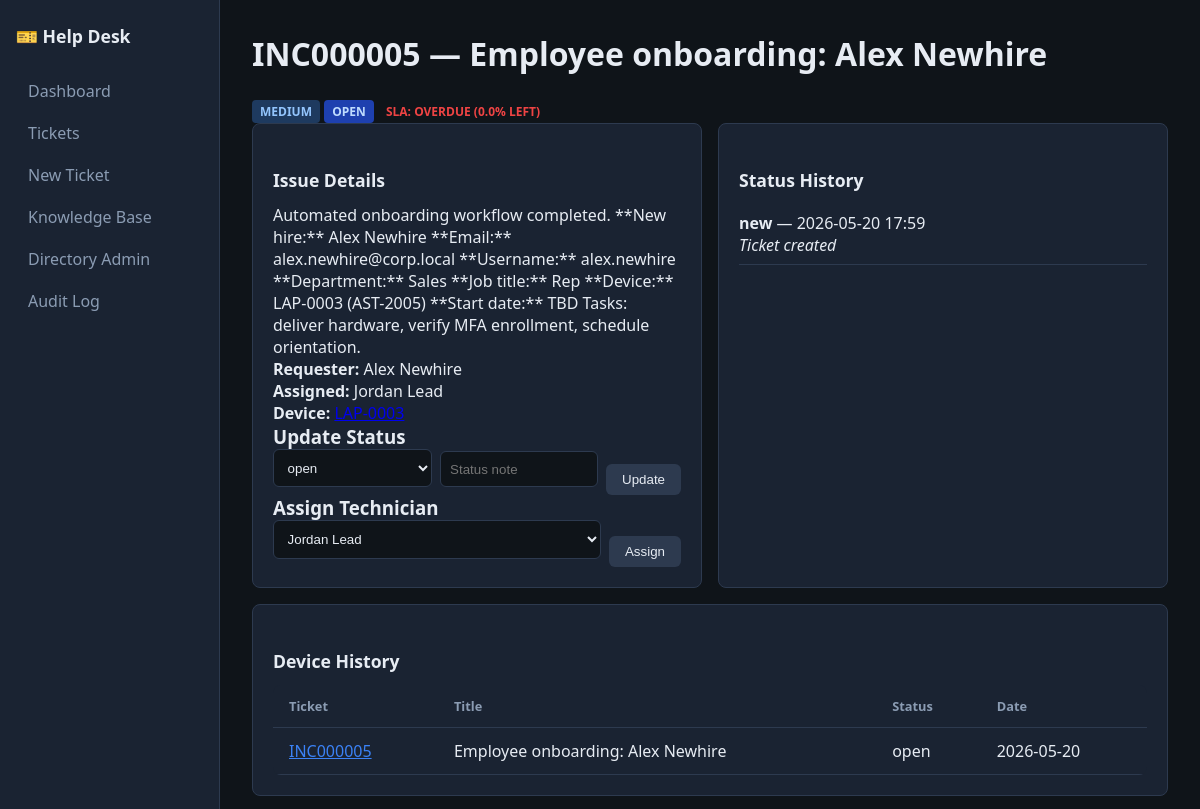
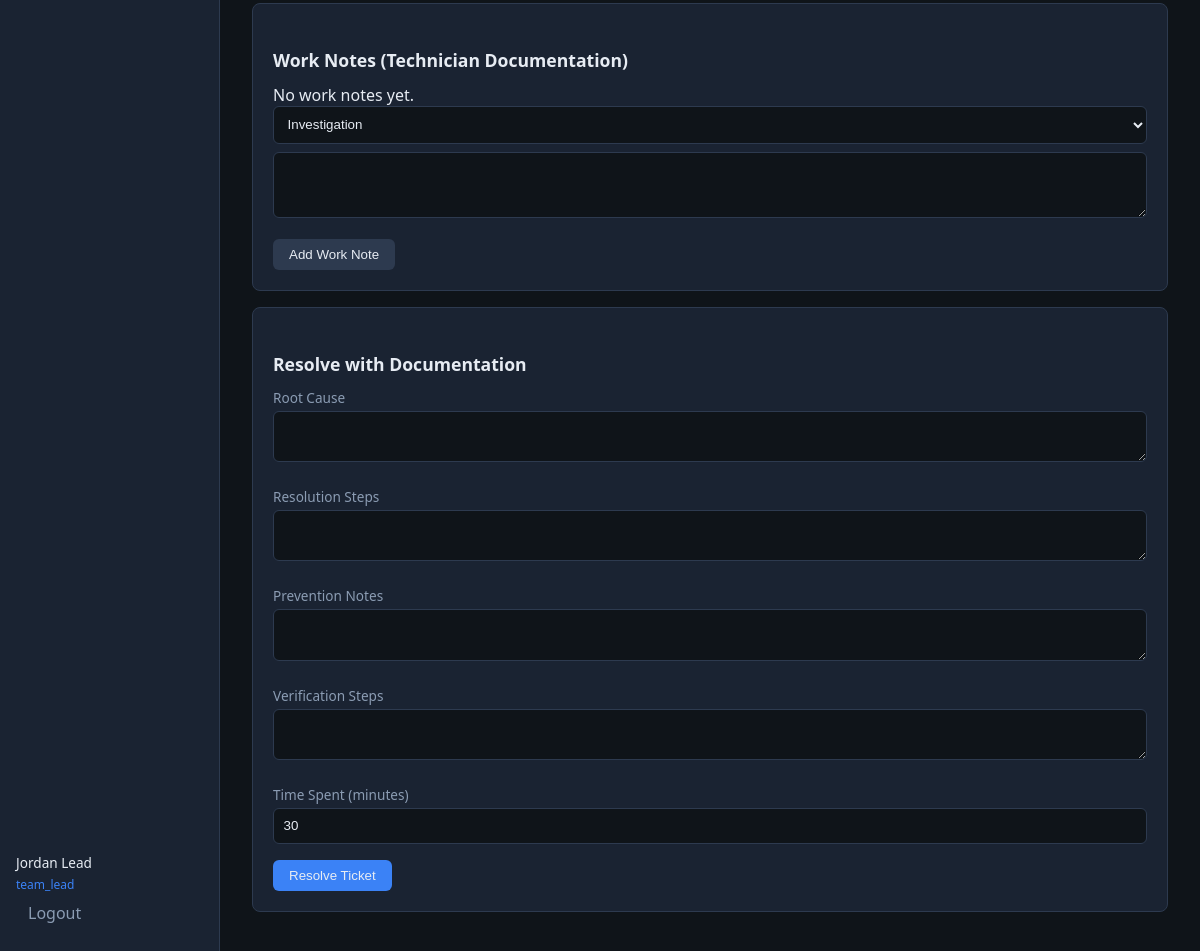
The page /tickets/5 (signed in) on the database its author committed (2 pictures, top to bottom).
### app/models/entities.py (models this page shows)
class User(Base):
    __tablename__ = "users"
    id: Mapped[int] = mapped_column(primary_key=True)
    username: Mapped[str] = mapped_column(String(64), unique=True, index=True)
    email: Mapped[str] = mapped_column(String(255), unique=True)
    display_name: Mapped[str] = mapped_column(String(128))
    password_hash: Mapped[str] = mapped_column(String(255))
    role: Mapped[str] = mapped_column(String(32), default=UserRole.END_USER.value)
    department: Mapped[str | None] = mapped_column(String(128))
    is_active: Mapped[bool] = mapped_column(Boolean, default=True)
    ad_sam_account: Mapped[str | None] = mapped_column(String(64), unique=True)
    ad_upn: Mapped[str | None] = mapped_column(String(255), unique=True)
    manager_id: Mapped[int | None] = mapped_column(ForeignKey("users.id"))
    job_title: Mapped[str | None] = mapped_column(String(128))
    role_sync_from_groups: Mapped[bool] = mapped_column(Boolean, default=True)
    last_login_at: Mapped[datetime | None] = mapped_column(DateTime)
    account_locked: Mapped[bool] = mapped_column(Boolean, default=False)
    created_at: Mapped[datetime] = mapped_column(DateTime, default=datetime.utcnow)
    manager: Mapped["User | None"] = relationship(remote_side=[id])
    ad_groups: Mapped[list["ADGroup"]] = relationship(
        secondary="user_ad_groups", back_populates="members"
    )
    assigned_tickets: Mapped[list["Ticket"]] = relationship(
        back_populates="assigned_technician",
        foreign_keys="Ticket.assigned_technician_id",
    )
    created_tickets: Mapped[list["Ticket"]] = relationship(
        back_populates="requester",
        foreign_keys="Ticket.requester_id",
    )

class Ticket(Base):
    __tablename__ = "tickets"
    id: Mapped[int] = mapped_column(primary_key=True)
    ticket_number: Mapped[str] = mapped_column(String(32), unique=True, index=True)
    title: Mapped[str] = mapped_column(String(255))
    description: Mapped[str] = mapped_column(Text)
    priority: Mapped[str] = mapped_column(String(16), default=TicketPriority.MEDIUM.value)
    status: Mapped[str] = mapped_column(String(32), default=TicketStatus.NEW.value)
    category: Mapped[str | None] = mapped_column(String(64))
    ticket_type: Mapped[str] = mapped_column(String(32), default="incident")
    impact: Mapped[str] = mapped_column(String(16), default="medium")
    urgency: Mapped[str] = mapped_column(String(16), default="medium")
    tags: Mapped[str | None] = mapped_column(String(512))
    requester_id: Mapped[int] = mapped_column(ForeignKey("users.id"))
    assigned_technician_id: Mapped[int | None] = mapped_column(ForeignKey("users.id"))
    affected_device_id: Mapped[int | None] = mapped_column(ForeignKey("devices.id"))
    duplicate_of_id: Mapped[int | None] = mapped_column(ForeignKey("tickets.id"))
    kb_article_id: Mapped[int | None] = mapped_column(ForeignKey("kb_articles.id"))
    created_at: Mapped[datetime] = mapped_column(DateTime, default=datetime.utcnow)
    updated_at: Mapped[datetime] = mapped_column(
        DateTime, default=datetime.utcnow, onupdate=datetime.utcnow
    )
    resolved_at: Mapped[datetime | None] = mapped_column(DateTime)
    closed_at: Mapped[datetime | None] = mapped_column(DateTime)
    escalation_level: Mapped[int] = mapped_column(Integer, default=0)
    escalated_at: Mapped[datetime | None] = mapped_column(DateTime)
    satisfaction_rating: Mapped[int | None] = mapped_column(Integer)
    satisfaction_comment: Mapped[str | None] = mapped_column(Text)
    requester: Mapped["User"] = relationship(
        back_populates="created_tickets", foreign_keys=[requester_id]
    )
    assigned_technician: Mapped["User | None"] = relationship(
        back_populates="assigned_tickets", foreign_keys=[assigned_technician_id]
    )
    affected_device: Mapped["Device | None"] = relationship(back_populates="tickets")
    duplicate_of: Mapped["Ticket | None"] = relationship(remote_side=[id])
    sla: Mapped["TicketSla | None"] = relationship(
        back_populates="ticket", uselist=False, cascade="all, delete-orphan"
    )
    work_notes: Mapped[list["TicketWorkNote"]] = relationship(
        back_populates="ticket", cascade="all, delete-orphan"
    )
    resolution_doc: Mapped["ResolutionDocumentation | None"] = relationship(
        back_populates="ticket", uselist=False, cascade="all, delete-orphan"
    )
    status_history: Mapped[list["TicketStatusHistory"]] = relationship(
        back_populates="ticket", cascade="all, delete-orphan"
    )
    timeline_events: Mapped[list["TicketTimelineEvent"]] = relationship(
        back_populates="ticket", cascade="all, delete-orphan", order_by="TicketTimelineEvent.created_at"
    )
    provisioning: Mapped["ProvisioningRequest | None"] = relationship(
        back_populates="onboarding_ticket", uselist=False
    )

class TicketStatusHistory(Base):
    __tablename__ = "ticket_status_history"
    id: Mapped[int] = mapped_column(primary_key=True)
    ticket_id: Mapped[int] = mapped_column(ForeignKey("tickets.id"))
    from_status: Mapped[str | None] = mapped_column(String(32))
    to_status: Mapped[str] = mapped_column(String(32))
    changed_by_id: Mapped[int] = mapped_column(ForeignKey("users.id"))
    note: Mapped[str | None] = mapped_column(Text)
    created_at: Mapped[datetime] = mapped_column(DateTime, default=datetime.utcnow)
    ticket: Mapped["Ticket"] = relationship(back_populates="status_history")
    changed_by: Mapped["User"] = relationship()

### main.py (the view)
@app.get("/tickets/{ticket_id}", response_class=HTMLResponse)
def ticket_detail(
    ticket_id: int,
    request: Request,
    user: User = Depends(require_login),
    db: Session = Depends(get_db),
):
    ticket = TicketService(db).get_ticket(ticket_id)
    if not ticket:
        raise HTTPException(404, "Ticket not found")
    from app.auth.rbac import can_view_ticket
    if not can_view_ticket(user.role, user.id, ticket.requester_id, ticket.assigned_technician_id):
        raise HTTPException(403, "Access denied")
    sla_display = None
    if ticket.sla:
        sla_display = SlaService(db).format_timer_display(SlaService(db).refresh(ticket))
    device_history = []
    if ticket.affected_device_id:
        device_history = DeviceService(db).get_history(ticket.affected_device_id)
    kb_suggestions = KnowledgeBaseService(db).suggest_for_ticket(ticket.title, ticket.description)
    dupes = TicketService(db).duplicates.find_duplicates(
        ticket.title, ticket.description, ticket.affected_device_id, exclude_ticket_id=ticket.id
    )
    technicians = TicketService(db).assignment.get_available_technicians()
    db.commit()
    return templates.TemplateResponse(
        request,
        "ticket_detail.html",
        {
            "user": user,
            "ticket": ticket,
            "sla_display": sla_display,
            "device_history": device_history,
            "kb_suggestions": kb_suggestions,
            "duplicates": dupes,
            "technicians": technicians,
            "statuses": [s.value for s in TicketStatus],
        },
    )

### templates/ticket_detail.html (shortened to what this page needs)
{% extends "base.html" %}
{% block content %}
<div class="ticket-header">
  <h1>{{ ticket.ticket_number }} — {{ ticket.title }}</h1>
  <div class="badges">
    <span class="badge priority-{{ ticket.priority }}">{{ ticket.priority }}</span>
    <span class="badge status-{{ ticket.status }}">{{ ticket.status }}</span>
    {% if sla_display %}
    <span class="badge sla-{{ sla_display.status }}">SLA: {{ sla_display.label }} ({{ sla_display.percent_remaining }}% left)</span>
    {% endif %}
  </div>
</div>
<div class="grid-2">
  <section class="panel">
    <h2>Issue Details</h2>
    <p>{{ ticket.description }}</p>
    <p><strong>Requester:</strong> {{ ticket.requester.display_name }}</p>
    <p><strong>Assigned:</strong> {{ ticket.assigned_technician.display_name if ticket.assigned_technician else 'Unassigned' }}</p>
    {% if ticket.affected_device %}
    <p><strong>Device:</strong> <a href="/devices/{{ ticket.affected_device.id }}">{{ ticket.affected_device.hostname }}</a></p>
    {% endif %}
    {% if user.role in ['technician', 'team_lead', 'admin'] %}
    <h3>Update Status</h3>
    <form method="post" action="/tickets/{{ ticket.id }}/status" class="inline-form">
      <select name="new_status">
        {% for s in statuses %}
        <option value="{{ s }}" {% if s == ticket.status %}selected{% endif %}>{{ s }}</option>
        {% endfor %}
      </select>
      <input type="text" name="note" placeholder="Status note">
      <button type="submit" class="btn">Update</button>
    </form>
    <h3>Assign Technician</h3>
    <form method="post" action="/tickets/{{ ticket.id }}/assign" class="inline-form">
      <select name="technician_id">
        {% for tech in technicians %}
        <option value="{{ tech.id }}">{{ tech.display_name }}</option>
        {% endfor %}
      </select>
      <button type="submit" class="btn">Assign</button>
    </form>
    {% endif %}
  </section>
  <section class="panel">
    <h2>Status History</h2>
    <ul class="timeline">
      {% for h in ticket.status_history %}
      <li>
        <strong>{{ h.to_status }}</strong>
        — {{ h.created_at.strftime('%Y-%m-%d %H:%M') }}
        {% if h.note %}<br><em>{{ h.note }}</em>{% endif %}
      </li>
      {% endfor %}
    </ul>
  </section>
</div>
{% if device_history %}
<section class="panel">
  <h2>Device History</h2>
  <table class="data-table">
    <thead><tr><th>Ticket</th><th>Title</th><th>Status</th><th>Date</th></tr></thead>
    <tbody>
      {% for t in device_history %}
      <tr>
        <td><a href="/tickets/{{ t.id }}">{{ t.ticket_number }}</a></td>
        <td>{{ t.title }}</td>
        <td>{{ t.status }}</td>
        <td>{{ t.created_at.strftime('%Y-%m-%d') }}</td>
      </tr>
      {% endfor %}
    </tbody>
  </table>
</section>
{% endif %}
<section class="panel">
  <h2>Work Notes (Technician Documentation)</h2>
  {% for note in ticket.work_notes %}
  <div class="work-note">
    <span class="note-type">{{ note.note_type }}</span>
    <p>{{ note.content }}</p>
    <small>{{ note.created_at.strftime('%Y-%m-%d %H:%M') }}</small>
  </div>
  {% else %}
  <p>No work notes yet.</p>
  {% endfor %}
  {% if user.role in ['technician', 'team_lead', 'admin'] %}
  <form method="post" action="/tickets/{{ ticket.id }}/work-note">
    <select name="note_type">
      <option value="investigation">Investigation</option>
    </select>
    <textarea name="content" rows="3" required></textarea>
    <button type="submit" class="btn">Add Work Note</button>
  </form>
  {% endif %}
</section>
{% if ticket.resolution_doc %}
<section class="panel">
  <h2>Resolution Documentation</h2>
  <h3>Root Cause</h3>
  <p>{{ ticket.resolution_doc.root_cause }}</p>
  <h3>Resolution Steps</h3>
  <p>{{ ticket.resolution_doc.resolution_steps }}</p>
  {% if ticket.resolution_doc.prevention_notes %}
  <h3>Prevention</h3>
  <p>{{ ticket.resolution_doc.prevention_notes }}</p>
  {% endif %}
</section>
{% elif user.role in ['technician', 'team_lead', 'admin'] and ticket.status not in ['resolved', 'closed', 'cancelled'] %}
<section class="panel">
  <h2>Resolve with Documentation</h2>
  <form method="post" action="/tickets/{{ ticket.id }}/resolve">
    <label>Root Cause</label>
    <textarea name="root_cause" required></textarea>
    <label>Resolution Steps</label>
    <textarea name="resolution_steps" required></textarea>
    <label>Prevention Notes</label>
    <textarea name="prevention_notes"></textarea>
    <label>Verification Steps</label>
    <textarea name="verification_steps"></textarea>
    <label>Time Spent (minutes)</label>
    <input type="number" name="time_spent_minutes" value="30">
    <button type="submit" class="btn btn-primary">Resolve Ticket</button>
  </form>
</section>
{% endif %}
{% endblock %}

### templates/base.html (shortened to what this page needs)
<!DOCTYPE html>
<html lang="en">
<head>
  <link rel="stylesheet" href="/static/css/style.css">
</head>
<body>
  <nav class="sidebar">
    <div class="brand">🎫 Help Desk</div>
    {% if user %}
    <a href="/" class="nav-link">Dashboard</a>
    <a href="/tickets" class="nav-link">Tickets</a>
    <a href="/tickets/new" class="nav-link">New Ticket</a>
    <a href="/kb" class="nav-link">Knowledge Base</a>
    <a href="/ad" class="nav-link">Directory Admin</a>
    {% if user.role in ['team_lead', 'admin'] %}
    <a href="/audit" class="nav-link">Audit Log</a>
    {% endif %}
    <div class="nav-footer">
      <span class="user-badge">{{ user.display_name }}</span>
      <span class="role-badge">{{ user.role }}</span>
      <a href="/logout" class="nav-link logout">Logout</a>
    </div>
    {% endif %}
  </nav>
  <main class="content">
    {% block content %}{% endblock %}
  </main>
</body>
</html>

### static/css/style.css (style rules this page uses)
:root { --bg: #0f1419; --surface: #1a2332; --border: #2d3a4f; --text: #e7ecf3; --muted: #8b9cb3; --accent: #3b82f6; --success: #22c55e; --warning: #f59e0b; --danger: #ef4444; }
* { box-sizing: border-box; margin: 0; padding: 0; }
body { font-family: "Segoe UI", system-ui, sans-serif; background: var(--bg); color: var(--text); display: flex; min-height: 100vh; }
.sidebar { width: 220px; background: var(--surface); border-right: 1px solid var(--border); padding: 1.5rem 1rem; display: flex; flex-direction: column; }
.brand { font-weight: 700; font-size: 1.1rem; margin-bottom: 1.5rem; }
.nav-link { display: block; color: var(--muted); text-decoration: none; padding: 0.5rem 0.75rem; border-radius: 6px; margin-bottom: 0.25rem; }
.nav-footer { margin-top: auto; padding-top: 1rem; }
.user-badge { display: block; font-size: 0.85rem; }
.role-badge { font-size: 0.75rem; color: var(--accent); }
.content { flex: 1; padding: 2rem; overflow-x: auto; }
h1 { margin-bottom: 1.5rem; }
h2 { margin: 1.5rem 0 0.75rem; font-size: 1.1rem; }
.data-table { width: 100%; border-collapse: collapse; background: var(--surface); border-radius: 8px; overflow: hidden; }
.data-table th, .data-table td { padding: 0.75rem 1rem; text-align: left; border-bottom: 1px solid var(--border); }
.data-table th { color: var(--muted); font-size: 0.8rem; }
.data-table a { color: var(--accent); }
.badge { display: inline-block; padding: 0.2rem 0.5rem; border-radius: 4px; font-size: 0.75rem; font-weight: 600; text-transform: uppercase; }
.priority-medium { background: #1e3a5f; color: #93c5fd; }
.status-new, .status-open { background: #1e40af; color: #bfdbfe; }
.sla-at_risk, .sla-breached { color: var(--danger); }
.panel { background: var(--surface); border: 1px solid var(--border); border-radius: 8px; padding: 1.25rem; margin-bottom: 1rem; }
.grid-2 { display: grid; grid-template-columns: 1fr 1fr; gap: 1rem; }
.form-card label, .panel label { display: block; margin: 0.75rem 0 0.25rem; color: var(--muted); font-size: 0.85rem; }
input, select, textarea { width: 100%; padding: 0.6rem; background: var(--bg); border: 1px solid var(--border); border-radius: 6px; color: var(--text); margin-bottom: 0.5rem; }
.btn { display: inline-block; padding: 0.5rem 1rem; background: var(--border); color: var(--text); border: none; border-radius: 6px; cursor: pointer; text-decoration: none; margin-top: 0.5rem; }
.btn-primary { background: var(--accent); }
.inline-form { display: flex; gap: 0.5rem; flex-wrap: wrap; align-items: flex-end; }
.inline-form select, .inline-form input { width: auto; flex: 1; min-width: 120px; }
.timeline { list-style: none; }
.timeline li { padding: 0.5rem 0; border-bottom: 1px solid var(--border); }

### rows shown on the page
User: display_name "Jordan Lead", role "team_lead", assigned_technician "Jordan Lead"
Ticket: ticket_number "INC000005", title "Employee onboarding: Alex Newhire", priority "MEDIUM", status "OPEN", description "Automated onboarding workflow completed. **New hire:** Alex Newhire **Email:** alex.newhire@corp.local **Username:** alex.newhire **Department:** Sales **Job title:** Rep **Device:** LAP-0003 (AST-2005) **Start date:** TBD Tasks: deliver hardware, verify MFA enrollment, schedule orientation.", new_status "open", status "open", created_at "2026-05-20"
User: requester.display_name "Alex Newhire"
TicketStatusHistory: to_status "new", created_at "2026-05-20 17:59", note "Ticket created"

### other values the page prints
{{ sla_display.label }} "OVERDUE"
{{ sla_display.percent_remaining }} "0.0"
form field technician_id "Jordan Lead"
